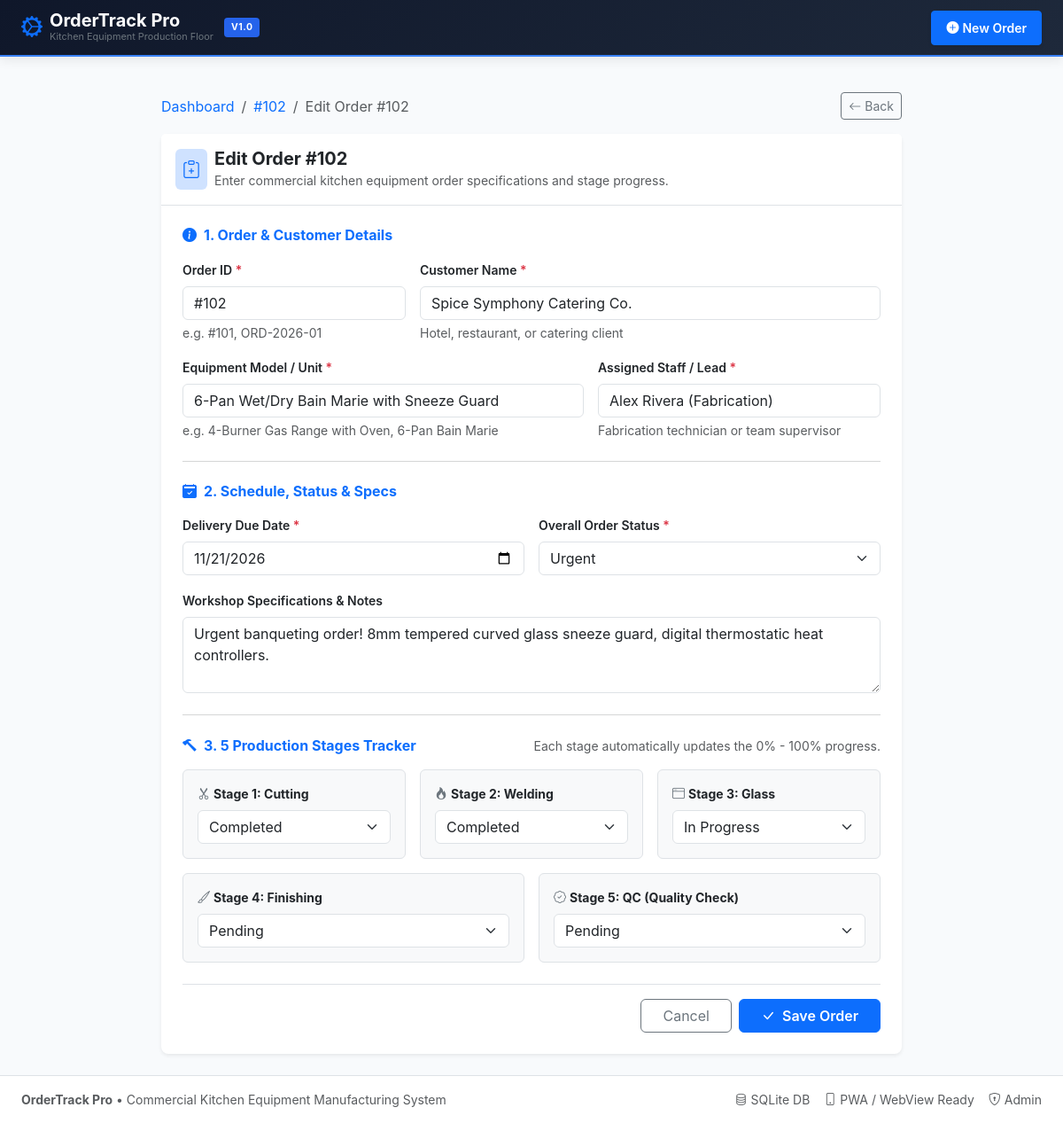
/order/2/edit/, run on the app's committed database.
### tracking/models.py (models this page shows, shortened)
class Order(models.Model):
    STATUS_ON_TRACK = 'ON_TRACK'
    STATUS_URGENT = 'URGENT'
    STATUS_DELAYED = 'DELAYED'
    STATUS_COMPLETED = 'COMPLETED'
    STATUS_CHOICES = [
        (STATUS_ON_TRACK, 'On Track'),
        (STATUS_URGENT, 'Urgent'),
        (STATUS_DELAYED, 'Delayed'),
        (STATUS_COMPLETED, 'Completed'),
    ]
    STAGE_PENDING = 'PENDING'
    STAGE_IN_PROGRESS = 'IN_PROGRESS'
    STAGE_COMPLETED = 'COMPLETED'
    STAGE_STATUS_CHOICES = [
        (STAGE_PENDING, 'Pending'),
        (STAGE_IN_PROGRESS, 'In Progress'),
        (STAGE_COMPLETED, 'Completed'),
    ]
    order_id = models.CharField(
        max_length=50,
        unique=True,
        verbose_name="Order ID",
        help_text="Unique identifier (e.g., #101, ORD-2026-05)"
    )
    customer_name = models.CharField(
        max_length=150,
        verbose_name="Customer Name",
        help_text="Restaurant, hotel, or catering client name"
    )
    equipment_model = models.CharField(
        max_length=200,
        verbose_name="Equipment Model",
        help_text="e.g., 4-Burner Gas Range with Oven, Stainless Steel Worktable, Bain Marie"
    )
    assigned_staff = models.CharField(
        max_length=120,
        verbose_name="Assigned Staff / Lead",
        help_text="Name of workshop technician or production supervisor"
    )
    delivery_date = models.DateField(
        verbose_name="Delivery Due Date"
    )
    status = models.CharField(
        max_length=20,
        choices=STATUS_CHOICES,
        default=STATUS_ON_TRACK,
        verbose_name="Order Status"
    )
    notes = models.TextField(
        blank=True,
        null=True,
        verbose_name="Technical Notes / Specifications",
        help_text="Metal gauge (e.g., SS 304, 18-gauge), dimensions, custom burners, or glass specs"
    )
    stage_cutting = models.CharField(
        max_length=20,
        choices=STAGE_STATUS_CHOICES,
        default=STAGE_PENDING,
        verbose_name="Stage 1: Cutting"
    )
    stage_welding = models.CharField(
        max_length=20,
        choices=STAGE_STATUS_CHOICES,
        default=STAGE_PENDING,
        verbose_name="Stage 2: Welding"
    )
    stage_glass = models.CharField(
        max_length=20,
        choices=STAGE_STATUS_CHOICES,
        default=STAGE_PENDING,
        verbose_name="Stage 3: Glass"
    )
    stage_finishing = models.CharField(
        max_length=20,
        choices=STAGE_STATUS_CHOICES,
        default=STAGE_PENDING,
        verbose_name="Stage 4: Finishing"
    )
    stage_qc = models.CharField(
        max_length=20,
        choices=STAGE_STATUS_CHOICES,
        default=STAGE_PENDING,
        verbose_name="Stage 5: QC (Quality Check)"
    )
    progress_percentage = models.PositiveSmallIntegerField(
        default=0,
        verbose_name="Progress Percentage"
    )
    created_at = models.DateTimeField(auto_now_add=True)
    updated_at = models.DateTimeField(auto_now=True)
    class Meta:
        ordering = ['-created_at']
        verbose_name = "Production Order"
        verbose_name_plural = "Production Orders"

### tracking/views.py (the view)
# urls.py: path('order/<int:pk>/edit/', views.order_update, name='order_update'),
def order_update(request, pk):
    order = get_object_or_404(Order, pk=pk)
    if request.method == 'POST':
        form = OrderForm(request.POST, instance=order)
        if form.is_valid():
            order = form.save()
            messages.success(request, f"Order {order.order_id} updated successfully!")
            return redirect('order_detail', pk=order.pk)
    else:
        form = OrderForm(instance=order)
    return render(request, 'tracking/order_form.html', {
        'form': form,
        'order': order,
        'action_title': f"Edit Order {order.order_id}",
        'is_create': False,
    })

### templates/tracking/order_form.html (shortened to what this page needs)
{% extends 'base.html' %}
{% load static %}
{% block content %}
<div class="container py-4" style="max-width: 860px;">
  <div class="mb-3 d-flex align-items-center justify-content-between">
    <nav aria-label="breadcrumb">
      <ol class="breadcrumb mb-0 small">
        <li class="breadcrumb-item"><a href="{% url 'dashboard' %}" class="text-decoration-none">Dashboard</a></li>
        {% if not is_create and order %}
          <li class="breadcrumb-item"><a href="{% url 'order_detail' order.id %}" class="text-decoration-none">{{ order.order_id }}</a></li>
        {% endif %}
        <li class="breadcrumb-item active" aria-current="page">{{ action_title }}</li>
      </ol>
    </nav>
    <a href="{% if not is_create and order %}{% url 'order_detail' order.id %}{% else %}{% url 'dashboard' %}{% endif %}" class="btn btn-outline-secondary btn-sm">
      <i class="bi bi-arrow-left me-1"></i>Back
    </a>
  </div>
  <div class="card shadow-sm border-0 rounded-3">
    <div class="card-header bg-white border-bottom py-3">
      <div class="d-flex align-items-center gap-2">
        <div class="p-2 bg-primary-subtle text-primary rounded-2">
          <i class="bi bi-clipboard-plus fs-5"></i>
        </div>
        <div>
          <h5 class="fw-bold mb-0 text-dark">{{ action_title }}</h5>
          <small class="text-muted">Enter commercial kitchen equipment order specifications and stage progress.</small>
        </div>
      </div>
    </div>
    <div class="card-body p-4">
      <form method="POST" novalidate>
        <div class="mb-4">
          <h6 class="fw-bold text-primary mb-3 d-flex align-items-center gap-2">
            <i class="bi bi-info-circle-fill"></i> 1. Order & Customer Details
          </h6>
          <div class="row g-3">
            <div class="col-12 col-md-4">
              <label for="{{ form.order_id.id_for_label }}" class="form-label small fw-semibold">
                Order ID <span class="text-danger">*</span>
              </label>
              {{ form.order_id }}
              <div class="form-text small">e.g. #101, ORD-2026-01</div>
            </div>
            <div class="col-12 col-md-8">
              <label for="{{ form.customer_name.id_for_label }}" class="form-label small fw-semibold">
                Customer Name <span class="text-danger">*</span>
              </label>
              {{ form.customer_name }}
              <div class="form-text small">Hotel, restaurant, or catering client</div>
            </div>
            <div class="col-12 col-md-7">
              <label for="{{ form.equipment_model.id_for_label }}" class="form-label small fw-semibold">
                Equipment Model / Unit <span class="text-danger">*</span>
              </label>
              {{ form.equipment_model }}
              <div class="form-text small">e.g. 4-Burner Gas Range with Oven, 6-Pan Bain Marie</div>
            </div>
            <div class="col-12 col-md-5">
              <label for="{{ form.assigned_staff.id_for_label }}" class="form-label small fw-semibold">
                Assigned Staff / Lead <span class="text-danger">*</span>
              </label>
              {{ form.assigned_staff }}
              <div class="form-text small">Fabrication technician or team supervisor</div>
            </div>
          </div>
        </div>
        <hr class="text-muted opacity-25 my-4">
        <div class="mb-4">
          <h6 class="fw-bold text-primary mb-3 d-flex align-items-center gap-2">
            <i class="bi bi-calendar2-check-fill"></i> 2. Schedule, Status & Specs
          </h6>
          <div class="row g-3">
            <div class="col-12 col-md-6">
              <label for="{{ form.delivery_date.id_for_label }}" class="form-label small fw-semibold">
                Delivery Due Date <span class="text-danger">*</span>
              </label>
              {{ form.delivery_date }}
            </div>
            <div class="col-12 col-md-6">
              <label for="{{ form.status.id_for_label }}" class="form-label small fw-semibold">
                Overall Order Status <span class="text-danger">*</span>
              </label>
              {{ form.status }}
            </div>
            <div class="col-12">
              <label for="{{ form.notes.id_for_label }}" class="form-label small fw-semibold">
                Workshop Specifications & Notes
              </label>
              {{ form.notes }}
            </div>
          </div>
        </div>
        <hr class="text-muted opacity-25 my-4">
        <div class="mb-4">
          <div class="d-flex justify-content-between align-items-center mb-3">
            <h6 class="fw-bold text-primary mb-0 d-flex align-items-center gap-2">
              <i class="bi bi-hammer"></i> 3. 5 Production Stages Tracker
            </h6>
            <small class="text-muted">Each stage automatically updates the 0% - 100% progress.</small>
          </div>
          <div class="row g-3">
            <div class="col-12 col-sm-6 col-md-4">
              <div class="p-3 bg-light rounded-2 border">
                <label for="{{ form.stage_cutting.id_for_label }}" class="form-label small fw-bold d-flex align-items-center gap-1">
                  <i class="bi bi-scissors text-secondary"></i> Stage 1: Cutting
                </label>
                {{ form.stage_cutting }}
              </div>
            </div>
            <div class="col-12 col-sm-6 col-md-4">
              <div class="p-3 bg-light rounded-2 border">
                <label for="{{ form.stage_welding.id_for_label }}" class="form-label small fw-bold d-flex align-items-center gap-1">
                  <i class="bi bi-fire text-secondary"></i> Stage 2: Welding
                </label>
                {{ form.stage_welding }}
              </div>
            </div>
            <div class="col-12 col-sm-6 col-md-4">
              <div class="p-3 bg-light rounded-2 border">
                <label for="{{ form.stage_glass.id_for_label }}" class="form-label small fw-bold d-flex align-items-center gap-1">
                  <i class="bi bi-window text-secondary"></i> Stage 3: Glass
                </label>
                {{ form.stage_glass }}
              </div>
            </div>
            <div class="col-12 col-sm-6 col-md-6">
              <div class="p-3 bg-light rounded-2 border">
                <label for="{{ form.stage_finishing.id_for_label }}" class="form-label small fw-bold d-flex align-items-center gap-1">
                  <i class="bi bi-brush text-secondary"></i> Stage 4: Finishing
                </label>
                {{ form.stage_finishing }}
              </div>
            </div>
            <div class="col-12 col-sm-12 col-md-6">
              <div class="p-3 bg-light rounded-2 border">
                <label for="{{ form.stage_qc.id_for_label }}" class="form-label small fw-bold d-flex align-items-center gap-1">
                  <i class="bi bi-patch-check text-secondary"></i> Stage 5: QC (Quality Check)
                </label>
                {{ form.stage_qc }}
              </div>
            </div>
          </div>
        </div>
        <div class="d-flex justify-content-end gap-2 pt-3 border-top">
          <a href="{% if not is_create and order %}{% url 'order_detail' order.id %}{% else %}{% url 'dashboard' %}{% endif %}" class="btn btn-outline-secondary px-4">
            Cancel
          </a>
          <button type="submit" class="btn btn-primary px-4 fw-semibold">
            <i class="bi bi-check-lg me-1"></i> Save Order
          </button>
        </div>
      </form>
    </div>
  </div>
</div>
{% endblock %}

### static/css/style.css (style rules this page uses)
:root { --primary-color: #1e3a8a; --primary-light: #3b82f6; --success-color: #059669; --danger-color: #dc2626; --warning-color: #d97706; --info-color: #0284c7; --dark-surface: #0f172a; --card-bg: #ffffff; --body-bg: #f8fafc; --border-color: #e2e8f0; --text-muted: #64748b; --stage-pending: #94a3b8; --stage-progress: #f59e0b; --stage-complete: #10b981; }
body { background-color: var(--body-bg); color: #1e293b; font-family: -apple-system, BlinkMacSystemFont, "Segoe UI", Roboto, "Helvetica Neue", Arial, sans-serif; min-height: 100vh; display: flex; flex-direction: column; -webkit-font-smoothing: antialiased; }

### data on the page
Order: order_id "#102", customer_name "Spice Symphony Catering Co.", equipment_model "6-Pan Wet/Dry Bain Marie with Sneeze Guard", assigned_staff "Alex Rivera (Fabrication)", delivery_date "11/21/2026", status "Urgent", notes "Urgent banqueting order! 8mm tempered curved glass sneeze guard, digital thermostatic heat controllers.", stage_cutting "Completed", stage_welding "Completed", stage_glass "In Progress", stage_finishing "Pending", stage_qc "Pending"

### other printed values
{{ action_title }} "Edit Order #102"
